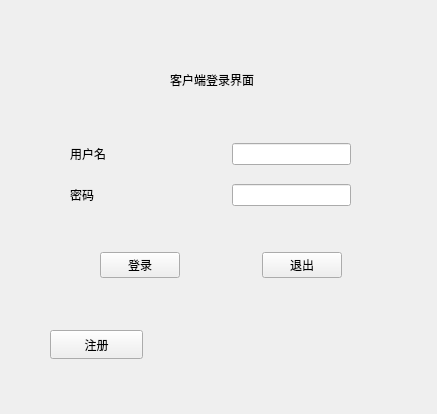
<?xml version="1.0" encoding="UTF-8"?>
<ui version="4.0">
 <class>Denglu_jiemian</class>
 <widget class="QWidget" name="Denglu_jiemian">
  <property name="geometry">
   <rect>
    <x>0</x>
    <y>0</y>
    <width>437</width>
    <height>414</height>
   </rect>
  </property>
  <property name="windowTitle">
   <string>Form</string>
  </property>
  <widget class="QPushButton" name="pushButton_3">
   <property name="geometry">
    <rect>
     <x>50</x>
     <y>330</y>
     <width>93</width>
     <height>29</height>
    </rect>
   </property>
   <property name="text">
    <string>注册</string>
   </property>
  </widget>
  <widget class="QLabel" name="label_3">
   <property name="geometry">
    <rect>
     <x>170</x>
     <y>70</y>
     <width>121</width>
     <height>20</height>
    </rect>
   </property>
   <property name="text">
    <string>客户端登录界面</string>
   </property>
  </widget>
  <widget class="QWidget" name="">
   <property name="geometry">
    <rect>
     <x>70</x>
     <y>130</y>
     <width>281</width>
     <height>91</height>
    </rect>
   </property>
   <layout class="QGridLayout" name="gridLayout">
    <item row="0" column="0">
     <widget class="QLabel" name="label">
      <property name="text">
       <string>用户名</string>
      </property>
     </widget>
    </item>
    <item row="0" column="1">
     <spacer name="horizontalSpacer">
      <property name="orientation">
       <enum>Qt::Horizontal</enum>
      </property>
      <property name="sizeHint" stdset="0">
       <size>
        <width>40</width>
        <height>20</height>
       </size>
      </property>
     </spacer>
    </item>
    <item row="0" column="2">
     <widget class="QLineEdit" name="user_name"/>
    </item>
    <item row="1" column="0">
     <widget class="QLabel" name="label_2">
      <property name="text">
       <string>密码</string>
      </property>
     </widget>
    </item>
    <item row="1" column="1">
     <spacer name="horizontalSpacer_2">
      <property name="orientation">
       <enum>Qt::Horizontal</enum>
      </property>
      <property name="sizeHint" stdset="0">
       <size>
        <width>40</width>
        <height>20</height>
       </size>
      </property>
     </spacer>
    </item>
    <item row="1" column="2">
     <widget class="QLineEdit" name="password"/>
    </item>
   </layout>
  </widget>
  <widget class="QWidget" name="">
   <property name="geometry">
    <rect>
     <x>100</x>
     <y>250</y>
     <width>242</width>
     <height>31</height>
    </rect>
   </property>
   <layout class="QHBoxLayout" name="horizontalLayout">
    <item>
     <widget class="QPushButton" name="login">
      <property name="text">
       <string>登录</string>
      </property>
     </widget>
    </item>
    <item>
     <spacer name="horizontalSpacer_3">
      <property name="orientation">
       <enum>Qt::Horizontal</enum>
      </property>
      <property name="sizeHint" stdset="0">
       <size>
        <width>40</width>
        <height>20</height>
       </size>
      </property>
     </spacer>
    </item>
    <item>
     <widget class="QPushButton" name="exit">
      <property name="text">
       <string>退出</string>
      </property>
     </widget>
    </item>
   </layout>
  </widget>
 </widget>
 <resources/>
 <connections/>
</ui>
